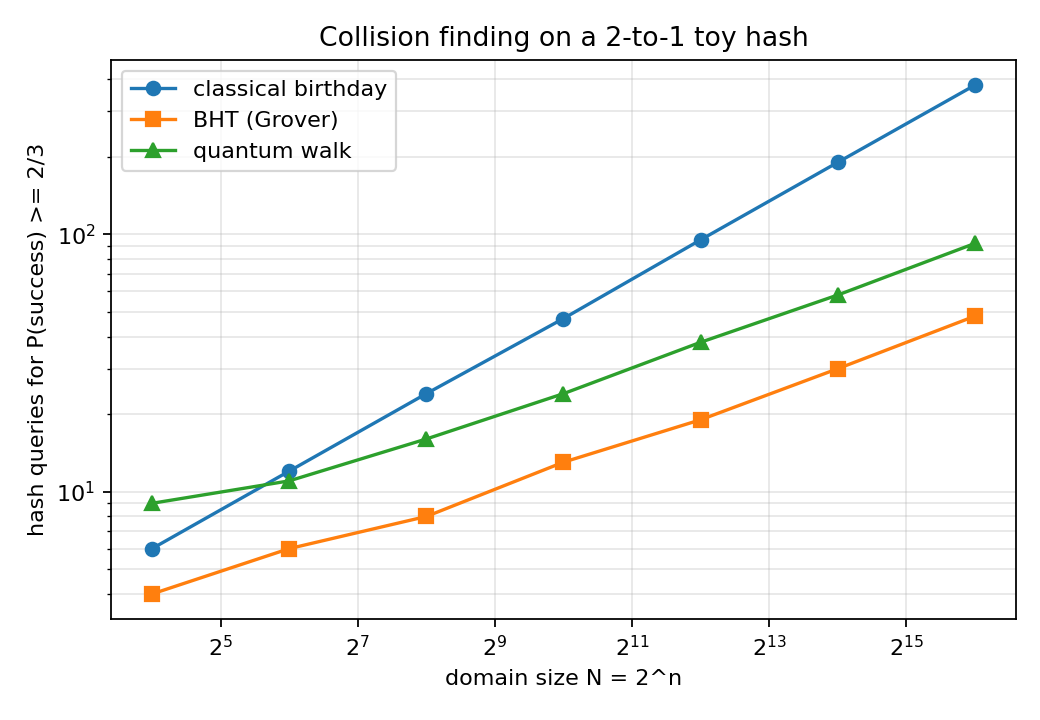

Source code (Python):
"""Scaling study, n = 4..16 input bits (digest = n-1 bits, exactly 2-to-1).

Cost = hash queries needed to find a collision with success probability >= 2/3.
  classical : exact birthday formula (distinct draws, 2-to-1 hash)
  BHT       : table r + Grover iterations j + 1 check, k = r marked states (theory,
              validated against Qiskit Aer circuits below)
  walk      : exact simulation of the Ambainis walk (qwalk.py), best (r, t, K)
"""
import math
import random

import numpy as np

from bht_collision import grover_circuit, make_hash
from qwalk import best_walk_over_r

TARGET = 2 / 3


def classical_cost(N, target=TARGET):
    surv, mean, q, quant = 1.0, 0.0, 0, None
    while surv > 1e-12 and q < N // 2 + 1:
        mean += surv  # E[q] = sum_q P(no collision after q draws)
        q += 1
        surv *= (N - 2 * (q - 1)) / (N - (q - 1)) if N - 2 * (q - 1) > 0 else 0
        if quant is None and 1 - surv >= target:
            quant = q
    return quant, mean


def bht_cost(N, target=TARGET):
    best = None
    for r in range(2, min(N // 2, int(6 * N ** (1 / 3)) + 2) + 1):
        th = math.asin(math.sqrt(r / N))
        j = 0
        while j < 4 * N and math.sin((2 * j + 1) * th) ** 2 < target:
            j += 1
        if math.sin((2 * j + 1) * th) ** 2 < target:
            continue  # r/N too large: Grover cannot reach target (sin^2 stuck)
        c = r + j + 1
        if best is None or c < best[0]:
            best = (c, r, j)
    return best


def validate_grover_on_aer(n=8, r=6, shots=4000, seed=3):
    """Aer circuit success probability vs sin^2((2j+1)theta), k = r marked states."""
    from qiskit_aer import AerSimulator

    N, h, rng, sim = 1 << n, make_hash(n), random.Random(seed), AerSimulator()
    while True:
        table = rng.sample(range(N), r)
        if len({h(x) for x in table}) == r:  # no collision inside the table
            break
    tset, digests = set(table), {h(x) for x in table}
    marked = [x for x in range(N) if x not in tset and h(x) in digests]
    assert len(marked) == r
    th = math.asin(math.sqrt(len(marked) / N))
    print(f"Aer validation (n={n}, r={r}, {shots} shots):  j  circuit  theory")
    for j in (1, 2, 3, 4):
        counts = sim.run(grover_circuit(n, marked, j), shots=shots,
                         seed_simulator=seed + j).result().get_counts()
        p = sum(c for k, c in counts.items() if int(k, 2) in set(marked)) / shots
        print(f"{'':36}{j}  {p:.3f}    {math.sin((2 * j + 1) * th) ** 2:.3f}")


def main():
    validate_grover_on_aer()
    rows = []
    print(f"\n{'n':>2} {'N':>6} | {'classical':>9} {'(mean)':>7} | {'BHT':>5} {'r':>3} {'j':>3} |"
          f" {'walk':>5} {'r':>3} {'t':>3} {'K':>3} {'p':>5}")
    for n in range(4, 17, 2):
        N = 1 << n
        cq, cm = classical_cost(N)
        bc, br, bj = bht_cost(N)
        w = best_walk_over_r(N)
        rows.append((n, N, cq, bc, w["queries"]))
        print(f"{n:>2} {N:>6} | {cq:>9} {cm:>7.1f} | {bc:>5} {br:>3} {bj:>3} |"
              f" {w['queries']:>5} {w['r']:>3} {w['t']:>3} {w['K']:>3} {w['p']:.2f}")
    Ns = np.array([r[1] for r in rows[2:]], float)  # fit n >= 8
    print("\nlog-log slope (queries ~ N^s), n=8..16:")
    for name, col in (("classical", 2), ("BHT", 3), ("walk", 4)):
        s = np.polyfit(np.log(Ns), np.log([r[col] for r in rows[2:]]), 1)[0]
        print(f"  {name:>9}: s = {s:.3f}")
    plot(rows)


def plot(rows):
    import matplotlib
    matplotlib.use("Agg")
    import matplotlib.pyplot as plt

    N = [r[1] for r in rows]
    fig, ax = plt.subplots(figsize=(6.5, 4.5))
    for col, lab, st in ((2, "classical birthday", "o-"), (3, "BHT (Grover)", "s-"),
                         (4, "quantum walk", "^-")):
        ax.plot(N, [r[col] for r in rows], st, label=lab)
    ax.set_xscale("log", base=2)
    ax.set_yscale("log")
    ax.set_xlabel("domain size N = 2^n")
    ax.set_ylabel("hash queries for P(success) >= 2/3")
    ax.set_title("Collision finding on a 2-to-1 toy hash")
    ax.grid(alpha=0.3, which="both")
    ax.legend()
    fig.tight_layout()
    fig.savefig("scaling.png", dpi=160)


if __name__ == "__main__":
    main()
